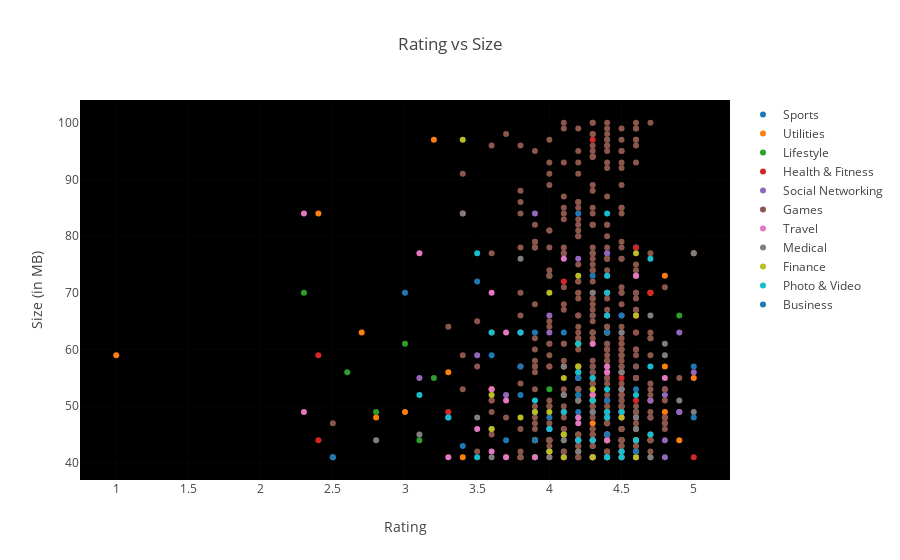

Notebook code for this chart:
### Markdown cell above
Most top rated apps are optimally sized between ~2MB to ~40MB - neither too light nor too heavy.

### Code cell
c = ['hsl('+str(h)+',50%'+',50%)' for h in np.linspace(0, 360, len(list(set(groups.Category))))]

subset_df = df[df.Size_M > 40]
groups_temp = subset_df.groupby('Category').filter(lambda x: len(x) >20)

#for category in enumerate(list(set(groups_temp.Category))):
#     print (category)

data = [{
    'x': groups_temp.loc[subset_df.Category==category[1]]['Rating'], 
    'type':'scatter',
    'y' : subset_df['Size_M'],
    'name' : str(category[1]),
    'mode' : 'markers',
    'showlegend': True,
    #'marker': {'color':c[i]}
    #'text' : df['rating'],
    } for category in enumerate(list(set(groups_temp.Category)))]


layout = {'title':"Rating vs Size", 
          'xaxis': {'title' : 'Rating'},
          'yaxis' : {'title' : 'Size (in MB)'},
         'plot_bgcolor': 'rgb(0,0,0)'}

plotly.offline.iplot({'data': data, 'layout': layout})

# heavy_categories = [ 'ENTERTAINMENT', 'MEDICAL', 'DATING']

# data = [{
#     'x': groups.loc[df.Category==category]['Rating'], 
#     'type':'scatter',
#     'y' : df['Size'],
#     'name' : category,
#     'mode' : 'markers',
#     'showlegend': True,
#     #'text' : df['rating'],
#     } for category in heavy_categories]

### Figure 1 — Plotly figure (JSON) as saved in the notebook; plotly's stock layout.template omitted (floating-point values rounded to 4 significant figures; data arrays with more than 128 entries replaced by an {"elided": "..."} marker saying what was removed)
{"data": [{"mode": "markers", "name": "Sports", "showlegend": true, "type": "scatter", "uid": "a131e276-290e-4be3-a92b-9c5a64cc63be", "x": [4.1, 4.4, 4, 4, 4.6, 4.5, 4.3, 4, 4, 4.4, 4.3, 4, 4.3, 4.6, 4.6, 4.3, 4.4, 4.1, 4.4, 4.3, 4.4, 4.4, 3.9, 3.9, 4.3, 4.2, 4.4, 4.6, 4.4, 4.4, 3.6, 4.4, 3.9, 4.2, 3.8, 4.2, 4.6, 5, 3.5, 4.6, 4.6, 3.7, 3.4, 4.5, 4.5, 4.1, 4.2], "y": {"elided": "828 int values"}}, {"mode": "markers", "name": "Utilities", "showlegend": true, "type": "scatter", "uid": "214c0a5e-712c-4ef5-b983-fe0cf9610379", "x": [4.3, 4.8, 4.8, 4.4, 5, 4.7, 3.4, 4.8, null, null, 4.6, 4, 3.3, 3.6, 4.7, null, null, null, 4.9, 4.8, 5, 4.7, 4.5, 3, 4.2, 2.4, 3.2, 2.8, 4.3, null, 1, null, 2.7], "y": {"elided": "828 int values"}}, {"mode": "markers", "name": "Lifestyle", "showlegend": true, "type": "scatter", "uid": "3923c810-c753-4610-af4d-a77ef621eae9", "x": [4.2, 4.5, 4, 4.6, 3.2, 4.4, 3.8, 4.2, 4.5, 3, 4.9, 4, 2.6, 4, 4.2, 4.5, 4.1, null, 3.1, 2.8, 4.3, 2.3, 3.9, 4.6], "y": {"elided": "828 int values"}}, {"mode": "markers", "name": "Health & Fitness", "showlegend": true, "type": "scatter", "uid": "0166c10d-ced8-472f-8bc8-7375c4f94ccf", "x": [4.5, 4.2, 4.6, 4.5, 4.5, 4.6, 4, 4.6, 4.6, 4.5, 4.6, 4.4, 4.4, 4.5, 4.4, 4.3, 4.3, 4.6, 4.4, 4.1, 4.1, 4.7, 4.4, 3.3, 3.6, 3.4, 4.3, 4.8, null, null, 2.4, 5, null, 2.4, null, null, 4.6, 4, 4.1, 4.5], "y": {"elided": "828 int values"}}, {"mode": "markers", "name": "Social Networking", "showlegend": true, "type": "scatter", "uid": "3e1d07f7-1c91-4d9a-8c02-196e26771e24", "x": [3.7, 4.3, 4.6, 4.1, 3.1, 4.3, 4.1, 3.3, 4, 4.1, 4, 4.5, 5, 4.8, 4.2, 4.1, 4.1, 4, 4, 4.4, 4.4, 4.6, 4.8, 4.9, 4.7, 3.9, null, 4.7, 4.8, 4.2, 3.5, 4.3, 4.9, 4.8, 4.8, 4.9, 3.9], "y": {"elided": "828 int values"}}, {"mode": "markers", "name": "Games", "showlegend": true, "type": "scatter", "uid": "3179bb02-b63d-4112-8eb8-3e7021c8bba3", "x": {"elided": "397 float values"}, "y": {"elided": "828 int values"}}, {"mode": "markers", "name": "Travel", "showlegend": true, "type": "scatter", "uid": "aa7fac0e-2eb0-43dd-8eea-c4b2906fcc77", "x": [4.3, 4.4, 4.6, 3.6, 4.8, 3.7, 3.9, 4.2, 3.5, 4.3, 4.4, 4.2, 4.4, 3.6, 4.4, 4.3, 4.4, 3.7, 4.3, null, 3.1, 3.6, 3.3, 2.3, null, 2.3, null, null, 4.2, 4.1, null, 3.7, 3.8], "y": {"elided": "828 int values"}}, {"mode": "markers", "name": "Medical", "showlegend": true, "type": "scatter", "uid": "aad2a70a-8f7b-4cbd-b0a7-00d5fb4377a4", "x": [4.1, 4.1, null, 4.2, 4.2, 4.2, 4.7, 3.5, 4.6, 4.8, 4.7, 2.8, 4.5, 4.5, 4.1, 4, 3.1, null, null, 5, 5, 4.3, 2.5, 4.3, 4.9, 3.4, null, 4.6, null, 3.8, 4.8, 3.6, 4.5, null, null, null], "y": {"elided": "828 int values"}}, {"mode": "markers", "name": "Finance", "showlegend": true, "type": "scatter", "uid": "7cad8598-19c2-40d7-9f54-41c608ec2e3e", "x": [3.6, 4.2, 4.2, 4, 4.1, 4.3, 4.6, 4.5, 3.6, 4.2, 4.6, 3.9, 4.2, 4.3, 3.9, 4.1, 4.1, 4.4, 4.6, 4, 4.6, 4, 4.3, 3.9, null, null, 3.4, 3.8], "y": {"elided": "828 int values"}}, {"mode": "markers", "name": "Photo & Video", "showlegend": true, "type": "scatter", "uid": "2e8673a4-6fc0-4cab-87d7-943c152a8047", "x": [4.6, 4.7, 4.4, 4.5, 4.3, 4.3, 4.4, 4.4, 4, 4.2, 4.4, 4.2, 4.2, 4.4, 4.3, 4.5, 4.7, 3.8, 4.6, 4.5, 3.5, 4.4, 4.4, 4.4, 3.9, 4.4, null, 3.3, null, 4.7, null, 3.5, 3.6, null, 3.1, 4.1], "y": {"elided": "828 int values"}}, {"mode": "markers", "name": "Business", "showlegend": true, "type": "scatter", "uid": "127cf10e-10f3-4f57-9fb4-12755714c2d0", "x": [4.2, 3.8, 4.3, 4.6, 4.2, 4.4, null, 5, null, null, 4.5, null, null, null, null, null, 4.4, 4.4, 3.9, null, null, 3, 2.5, null], "y": {"elided": "828 int values"}}], "layout": {"plot_bgcolor": "rgb(0,0,0)", "title": {"text": "Rating vs Size"}, "xaxis": {"title": {"text": "Rating"}}, "yaxis": {"title": {"text": "Size (in MB)"}}}}
